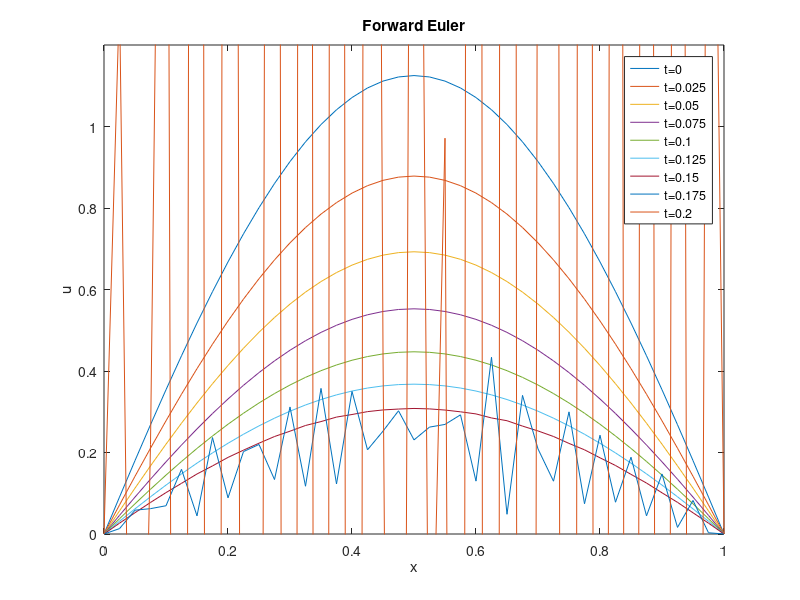
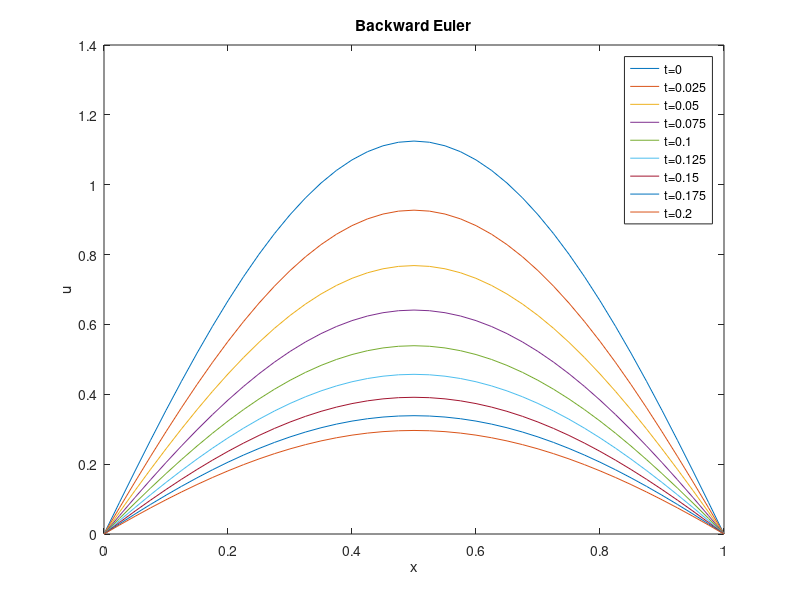
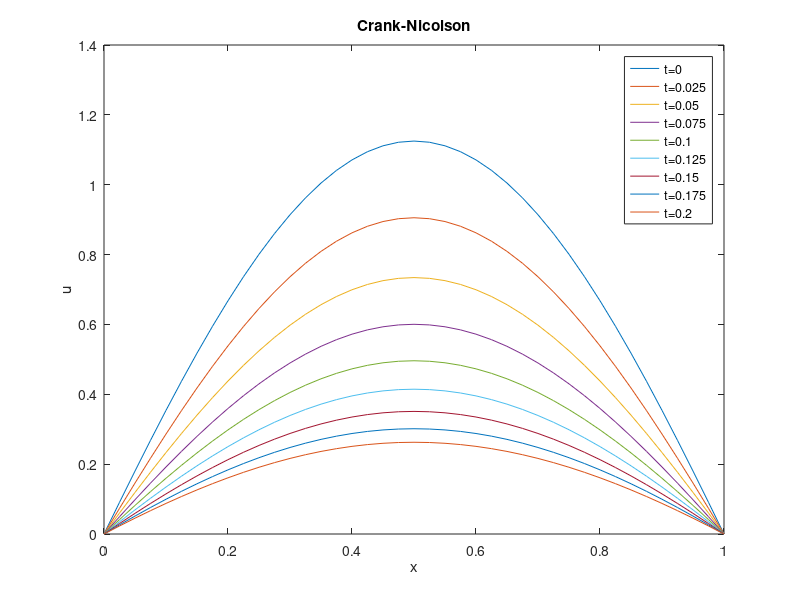
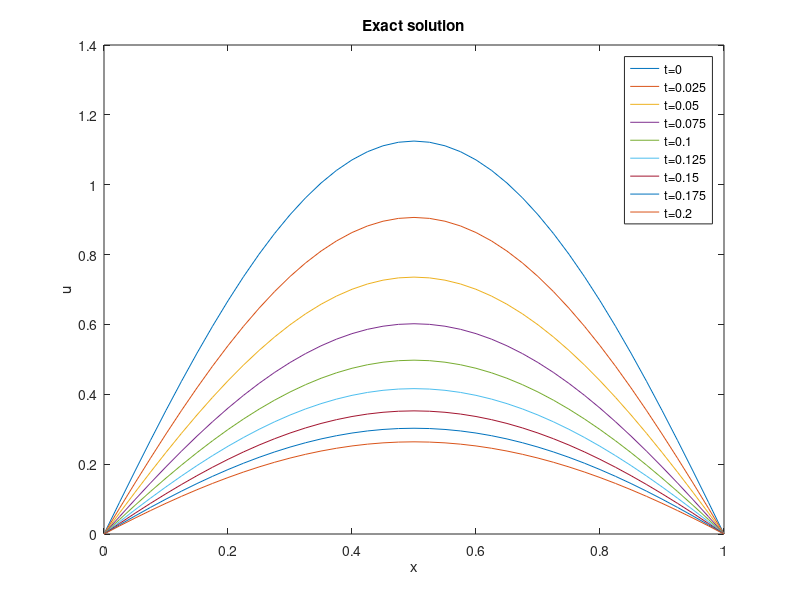

Write the MATLAB code that produced these figures, in order.
%%
clear all, close all, clc, format long, format compact
%%
% *Exercise 2*
%
% (a)

N=40;
h=1./N;
k=h;
T=0.2;
M=T/k;
I=eye(N-1);
xvals=linspace(0, 1, N+1);

u=@(x,t)exp((-pi^2)*t)*sin(pi*x)+(x/2).*(1-x);  % Exact solution

A=(2/h^2)*diag(ones(N-1,1)) - (1/h^2)*diag(ones(N-2,1),1) - (1/h^2)*diag(ones(N-2,1),-1);
b=ones((N-1),1);

ux0=zeros(N-1, M+1);
for i=1:N-1
    ux0(i,1)=sin(pi*xvals(i+1))+0.5*xvals(i+1)*(1-xvals(i+1));
end

% Forward Euler
uFE=ux0;
for n=1:M
    uFE(:,n+1)=uFE(:,n)+h*((-A)*uFE(:,n)+b);
end
for i=1:M+1
    plot(xvals,[0;uFE(:,i);0])
    hold on
end
xlabel('x')
ylabel('u')
ylim([0 1.2])
legend('t=0', 't=0.025', 't=0.05', 't=0.075', 't=0.1', 't=0.125', 't=0.15', 't=0.175', 't=0.2')
title('Forward Euler')

% Backward Euler
uBE=ux0;
for n=1:M
    uBE(:,n+1)=(I+h.*A)\(uBE(:,n)+h.*b);
end

figure
for i=1:M+1
    plot(xvals,[0;uBE(:,i);0])
    hold on
end
xlabel('x')
ylabel('u')
legend('t=0', 't=0.025', 't=0.05', 't=0.075', 't=0.1', 't=0.125', 't=0.15', 't=0.175', 't=0.2')
title('Backward Euler')

% Crank Nicolson
uCN=ux0;
for n=1:M
    uCN(:,n+1)=(I+(h/2).*A)\(uCN(:,n)-(h/2).*A*uCN(:,n)+h.*b);
end

figure
for i=1:M+1
    plot(xvals,[0;uCN(:,i);0])
    hold on
end
xlabel('x')
ylabel('u')
legend('t=0', 't=0.025', 't=0.05', 't=0.075', 't=0.1', 't=0.125', 't=0.15', 't=0.175', 't=0.2')
title('Crank-Nicolson')

% Exact soln
tmesh=linspace(0,0.2,M+1);
figure
for i=1:M+1
    plot(xvals,u(xvals,tmesh(i)))
    hold on
end
xlabel('x')
ylabel('u')
legend('t=0', 't=0.025', 't=0.05', 't=0.075', 't=0.1', 't=0.125', 't=0.15', 't=0.175', 't=0.2')
title('Exact solution')

% Crank-Nicolson seems to have the most accuracy, followed by Backward Euler and lastly, Forward Euler. The Forward Euler method performs very poorly when t=0.75 and t=0.2.
%%
% (b)

Nvals=[10,20,40,80,160];
hvals=1./Nvals;

E_FE=[];
E_BE=[];
E_CN=[];
for N=Nvals
    h=1./N;
    M=N*T;
    I=eye(N-1);
    xvals=linspace(0, 1, N+1);

    A=(2/h^2)*diag(ones(N-1,1)) - (1/h^2)*diag(ones(N-2,1),1) - (1/h^2)*diag(ones(N-2,1),-1);
    b=ones((N-1),1);

    ux0=zeros(N-1, M+1);
    for i=1:N-1
        ux0(i,1)=sin(pi*xvals(i+1))+0.5*xvals(i+1)*(1-xvals(i+1));
    end
    
    uFE=ux0;
    uBE=ux0;
    uCN=ux0;
    for n=1:M
        uFE(:,n+1)=uFE(:,n)+h*((-A)*uFE(:,n)+b);
        uBE(:,n+1)=(I+h.*A)\(uBE(:,n)+h.*b);
        uCN(:,n+1)=(I+(h/2).*A)\(uCN(:,n)-(h/2).*A*uCN(:,n)+h.*b);
    end
    
    err=sqrt(h)*norm(uFE(:,M+1)'-u(linspace(h, 1-h, N-1),T));
    E_FE=[E_FE err];
    err=sqrt(h)*norm(uBE(:,M+1)'-u(linspace(h, 1-h, N-1),T));
    E_BE=[E_BE err];
    err=sqrt(h)*norm(uCN(:,M+1)'-u(linspace(h, 1-h, N-1),T));
    E_CN=[E_CN err];
end

figure
loglog(hvals, E_FE)
xlabel('h')
ylabel('error')
title('Forward Euler error')

figure
loglog(hvals, E_BE)
xlabel('h')
ylabel('error')
title('Backward Euler error')

figure
loglog(hvals, E_CN)
xlabel('h')
ylabel('error')
title('Crank-Nicolson error')

% Only Backward Euler and Crank-Nicolson converge so we will study the order of convergence for these two.

BE_order = (log(E_BE(1))-log(E_BE(5)))/(log(hvals(1))-log(hvals(5)))
CN_order = (log(E_CN(1))-log(E_CN(5)))/(log(hvals(1))-log(hvals(5)))
%%
% (c)

% fix k small
Nvals=[10,20,40];
hvals=1./Nvals;

E_BE=[];
E_CN=[];
for N=Nvals
    h=1./N;
    M=6400;
    I=eye(N-1);
    xvals=linspace(0, 1, N+1);

    A=(2/h^2)*diag(ones(N-1,1)) - (1/h^2)*diag(ones(N-2,1),1) - (1/h^2)*diag(ones(N-2,1),-1);
    b=ones((N-1),1);

    ux0=zeros(N-1, M+1);
    for i=1:N-1
        ux0(i,1)=sin(pi*xvals(i+1))+0.5*xvals(i+1)*(1-xvals(i+1));
    end
    uBE=ux0;
    uCN=ux0;
    for n=1:M
        uBE(:,n+1)=(I+h.*A)\(uBE(:,n)+h.*b);
        uCN(:,n+1)=(I+(h/2).*A)\(uCN(:,n)-(h/2).*A*uCN(:,n)+h.*b);
    end
    err=sqrt(h)*norm(uBE(:,M+1)'-u(linspace(h, 1-h, N-1),T));
    E_BE=[E_BE err];
    err=sqrt(h)*norm(uCN(:,M+1)'-u(linspace(h, 1-h, N-1),T));
    E_CN=[E_CN err];
end

figure
loglog(hvals, E_BE)
xlabel('h')
ylabel('error')
title('k small Backward Euler')

figure
loglog(hvals, E_CN)
xlabel('h')
ylabel('error')
title('k small Crank-Nicolson')

BE_order_p = (log(E_BE(1))-log(E_BE(3)))/(log(hvals(1))-log(hvals(3)))
CN_order_p = (log(E_CN(1))-log(E_CN(3)))/(log(hvals(1))-log(hvals(3)))

% fix h small
Mvals=[8,16,32];
kvals=1./Mvals;

E_BE=[];
E_CN=[];
for M=Mvals
    N=640;
    h=1./N;
    I=eye(N-1);

    A=(2/h^2)*diag(ones(N-1,1)) - (1/h^2)*diag(ones(N-2,1),1) - (1/h^2)*diag(ones(N-2,1),-1);
    b=ones((N-1),1);
    xvals=linspace(0, 1, N+1);

    ux0=zeros(N-1, M+1);
    for i=1:N-1
        ux0(i,1)=sin(pi*xvals(i+1))+0.5*xvals(i+1)*(1-xvals(i+1));
    end
    uBE=ux0;
    uCN=ux0;
    for n=1:M
        uBE(:,n+1)=(I+h.*A)\(uBE(:,n)+h.*b);
        uCN(:,n+1)=(I+(h/2).*A)\(uCN(:,n)-(h/2).*A*uCN(:,n)+h.*b);
    end
    err=sqrt(h)*norm(uBE(:,M+1)'-u(linspace(h, 1-h, N-1),T));
    E_BE=[E_BE err];
    err=sqrt(h)*norm(uCN(:,M+1)'-u(linspace(h, 1-h, N-1),T));
    E_CN=[E_CN err];
end

figure
loglog(kvals, E_BE)
xlabel('k')
ylabel('error')
title('h small Backward Euler')

figure
loglog(kvals, E_CN)
xlabel('k')
ylabel('error')
title('h small Crank-Nicolson')

BE_order_q = (log(E_BE(1))-log(E_BE(3)))/(log(kvals(1))-log(kvals(3)))
CN_order_q = (log(E_CN(1))-log(E_CN(3)))/(log(kvals(1))-log(kvals(3)))
%%
% (d)

Nvals=[10,20,40,80,160,320];
eig_min=[];
eig_max=[];
for N=Nvals
    h=1./N;
    A=(2/h^2)*diag(ones(N-1,1)) - (1/h^2)*diag(ones(N-2,1),1) - (1/h^2)*diag(ones(N-2,1),-1);
    eig_min=[eig_min min(eig(A))];
    eig_max=[eig_max max(eig(A))];
end
eig_min=eig_min'
eig_max=eig_max'

% As h tends to 0, the minimum eigenvalue seems to be converging to ~10 and the maximum eigenvalue seems to be tending to infinity.
